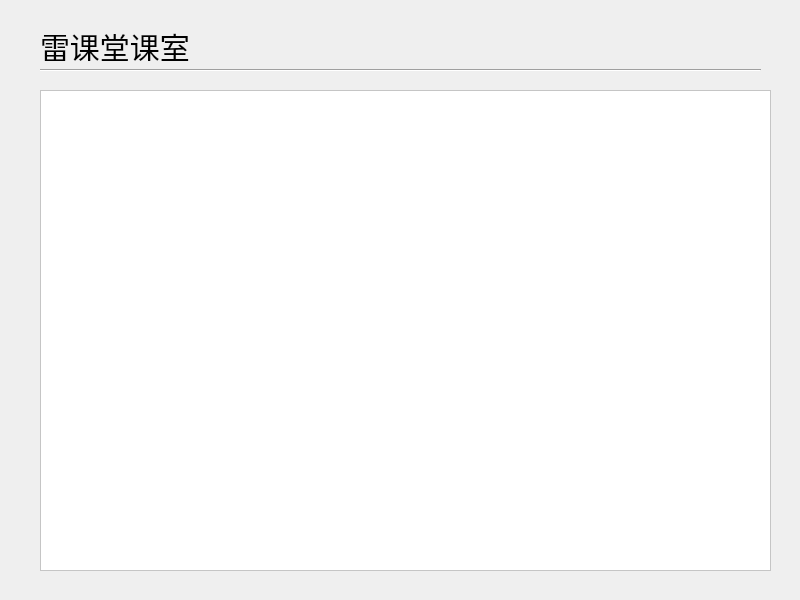
<?xml version="1.0" encoding="UTF-8"?>
<ui version="4.0">
 <class>ClassroomWindow</class>
 <widget class="QMainWindow" name="ClassroomWindow">
  <property name="geometry">
   <rect>
    <x>0</x>
    <y>0</y>
    <width>800</width>
    <height>600</height>
   </rect>
  </property>
  <property name="windowTitle">
   <string>雷课堂课室</string>
  </property>
  <widget class="QWidget" name="centralwidget">
   <widget class="QLabel" name="label">
    <property name="geometry">
     <rect>
      <x>40</x>
      <y>30</y>
      <width>161</width>
      <height>31</height>
     </rect>
    </property>
    <property name="styleSheet">
     <string notr="true">font: 30px</string>
    </property>
    <property name="text">
     <string>雷课堂课室</string>
    </property>
   </widget>
   <widget class="Line" name="line">
    <property name="geometry">
     <rect>
      <x>40</x>
      <y>60</y>
      <width>721</width>
      <height>20</height>
     </rect>
    </property>
    <property name="orientation">
     <enum>Qt::Horizontal</enum>
    </property>
   </widget>
   <widget class="QFrame" name="frame">
    <property name="geometry">
     <rect>
      <x>40</x>
      <y>90</y>
      <width>731</width>
      <height>481</height>
     </rect>
    </property>
    <property name="styleSheet">
     <string notr="true">background-color: rgb(255, 255, 255);</string>
    </property>
    <property name="frameShape">
     <enum>QFrame::StyledPanel</enum>
    </property>
    <property name="frameShadow">
     <enum>QFrame::Raised</enum>
    </property>
   </widget>
  </widget>
 </widget>
 <resources/>
 <connections/>
</ui>
